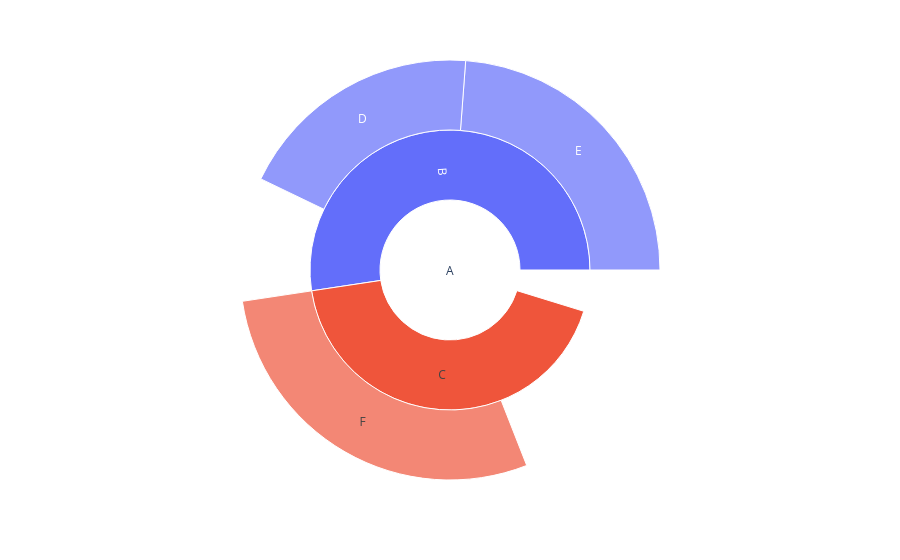

Write notebook code for a chart like this one.
### Markdown cell above
# Sunburst in Python

Sunburst charts can be created using libraries such as Matplotlib and Plotly. These charts are useful for visualizing hierarchical data, where each level of the hierarchy is represented as a ring, with the size of the ring representing the value of that level.

### Code cell
# sunburst chart in Python
import plotly.express as px
data = dict(
    character=["A", "B", "C", "D", "E", "F"],
    parent=["", "A", "A", "B", "B", "C"],
    value=[10, 20, 30, 40, 50, 60]
)
fig = px.sunburst(data, names="character", parents="parent", values="value")
fig.show()

### Figure 1 — Plotly figure (JSON) as saved in the notebook; plotly's stock layout.template omitted (floating-point values rounded to 4 significant figures)
{"data": [{"domain": {"x": [0, 1], "y": [0, 1]}, "hovertemplate": "character=%{label}<br>value=%{value}<br>parent=%{parent}<extra></extra>", "labels": ["A", "B", "C", "D", "E", "F"], "name": "", "parents": ["", "A", "A", "B", "B", "C"], "type": "sunburst", "values": [10, 20, 30, 40, 50, 60]}], "layout": {"legend": {"tracegroupgap": 0}, "margin": {"t": 60}}}
